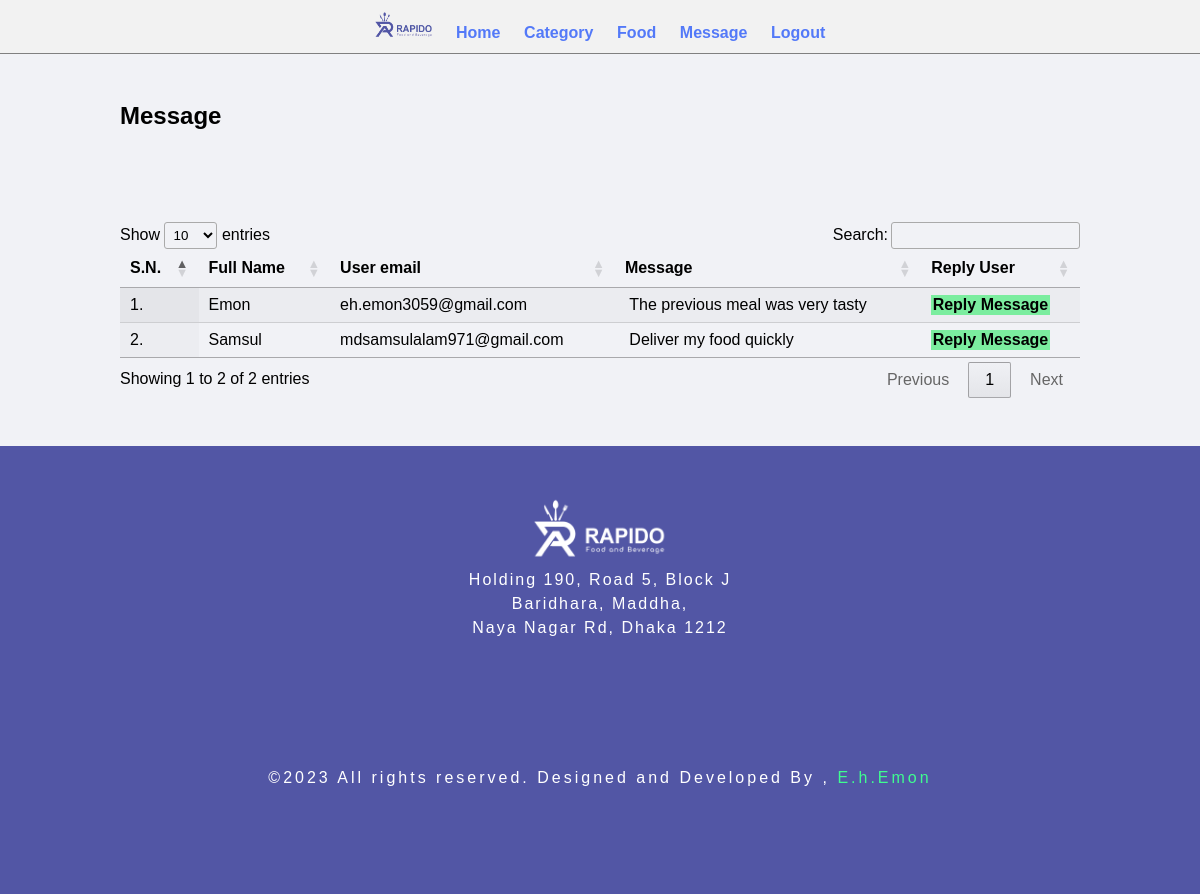
Screenshot of /admin/message.php (signed in) with the database file from the repository.
### tables this page shows
CREATE TABLE `contact_us` (
  `id` int(11) NOT NULL AUTO_INCREMENT,
  `user_name` varchar(255) DEFAULT NULL,
  `from_customer` varchar(100) DEFAULT NULL,
  `mobile_num` varchar(50) DEFAULT NULL,
  `message` varchar(255) DEFAULT NULL,
  `status` varchar(100) DEFAULT NULL,
  PRIMARY KEY (`id`)
);

### admin/message.php (the view, shortened to what this page needs)
<?php include('partials/menu.php'); ?>
<div class="main-content">
    <div class="wrapper">
        <h1>Message</h1>
        <br><br>
        <br><br>
        <table id="example" class="display " style="width:100%">
                <thead>
                    <tr>
                        <th>S.N.</th>
                        <th>Full Name</th>
                        <th>User email</th>
                        <th> Message</th>
                        <th>Reply User</th>
                    </tr>
                </thead>
                <tbody>
                            <?php
                                $sql = "SELECT * FROM `contact_us`  WHERE `status`='No reply' ORDER BY `id` DESC";
                                $res = mysqli_query($conn, $sql);
                                if($res==TRUE)
                                {
                                    $count = mysqli_num_rows($res);
                                    $sn=1;
                                    if($count>0)
                                    {
                                        while($rows=mysqli_fetch_assoc($res))
                                        {
                                            $id=$rows['id'];
                                            $user_name=$rows['user_name'];
                                            $user_Email=$rows['from_customer'];
                                            $message=$rows['message'];
                                            ?>
                                            <tr>
                                                <td><?php echo $sn++; ?>. </td>
                                                <td><?php echo $user_name; ?></td>
                                                <td><?php echo $user_Email; ?></td>
                                                <td> &nbsp;<?php echo  $message; ?></td>
                                                <td>
                                                    <a href="<?php echo SITEURL; ?>admin/replyMessage.php?user_id=<?php echo $id; ?>" class="btn-secondary">Reply Message</a>
                                                </td>
                                            </tr>
                                            <?php
                                        }
                                    }else{
                                        echo "<tr><td colspan='12' class='error text-center' style='text-align: center; font-size:25px;'>Message not Available</td></tr>";
                                    }
                                }
                            ?>
                    </tbody>
                </table>
    </div>
</div>
<?php include('partials/footer.php') ?>

### css/admin.css (style rules this page uses)
* { margin: 0; padding: 0; font-family: Arial, Helvetica, sans-serif; }
.wrapper { padding: 1%; width: 80%; margin: 0 auto; }
table tr th { border-bottom: 1px solid black; padding: 1%; text-align: left; }
table tr td { padding: 1%; }
.btn-secondary { background-color: #7bed9f; padding: 1%; color: black; text-decoration: none; font-weight: bold; }
.main-content { background-color: #f1f2f6; padding: 3% 0; }

### admin/partials/menu.php (style rules this page uses)
body { font-family: Arial, sans-serif; background-color: #f2f2f2; }
h1 { font-size: 24px; margin-bottom: 20px; }

### rows the page displays
contact_us: user_name "Emon", from_customer "eh.emon3059@gmail.com", message "The previous meal was very tasty"
contact_us: user_name "Samsul", from_customer "mdsamsulalam971@gmail.com", message "Deliver my food quickly"
